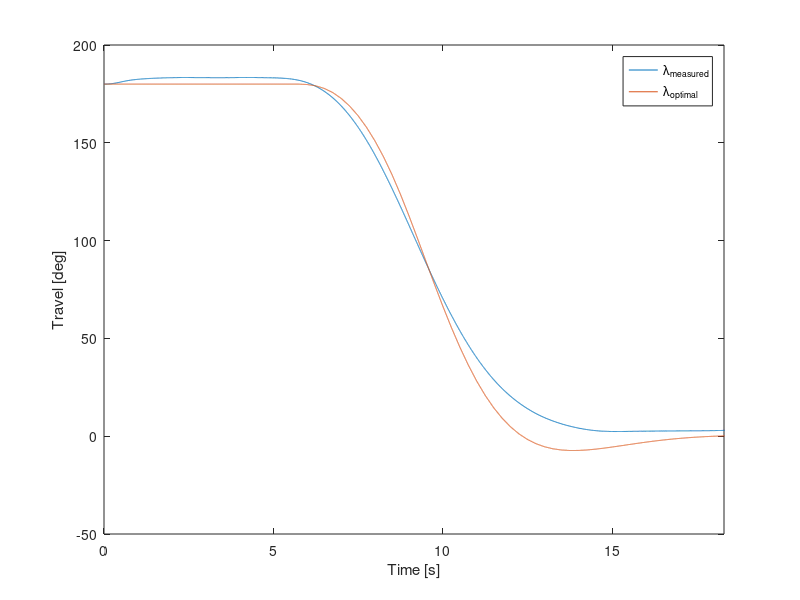
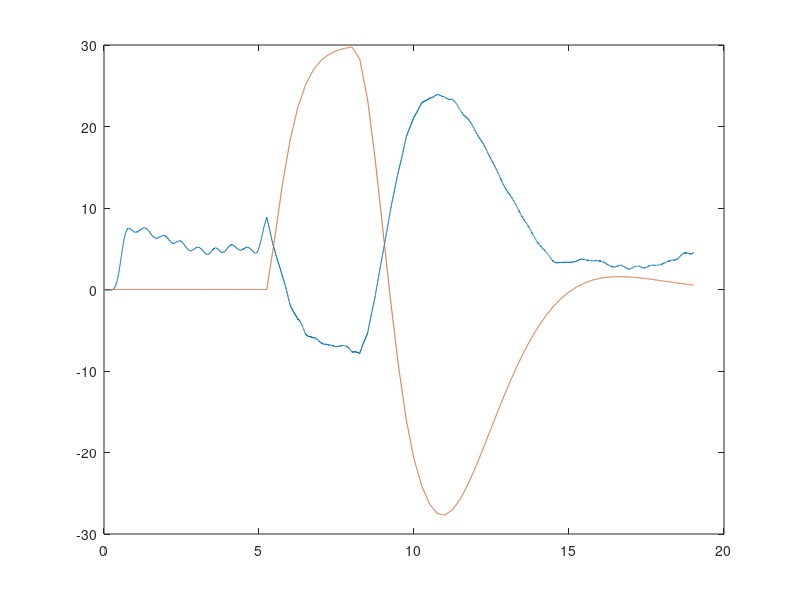

The MATLAB script that drew these images, in order: (Note: this script raises an error after producing the figures.)

%lambda
data1 = load('task103_travel.mat');
data1 = data1.travel;

t = data1(1, :);

lambda_measured = data1(2, :);
lambda_opt = data1(3, :);

p_measured = data1(4, :);
p_opt = data1(5, :);

%Plot
figure(1)
plot(t, lambda_measured);
hold on;
plot(t, lambda_opt);
legend('\lambda_{measured}', '\lambda_{optimal}');
xlim([0, 18.3]);
xlabel('Time [s]')
ylabel('Travel [deg]')
print -depsc task103_travel_10

figure(2)
plot(t, p_measured);
hold on;
plot(t, p_opt);
yline(rad2deg((30*pi)/180), '-.k', 'LineWidth', 1);
yline(-rad2deg((30*pi)/180), '-.k', 'LineWidth', 1);
legend('p_{measured}', 'p_{optimal}', 'p_{constraint}');
xlim([0, 18.3]);
ylim([-35, 35]);
xlabel('Time [s]')
ylabel('Pitch [deg]')
print -depsc task103_p_10